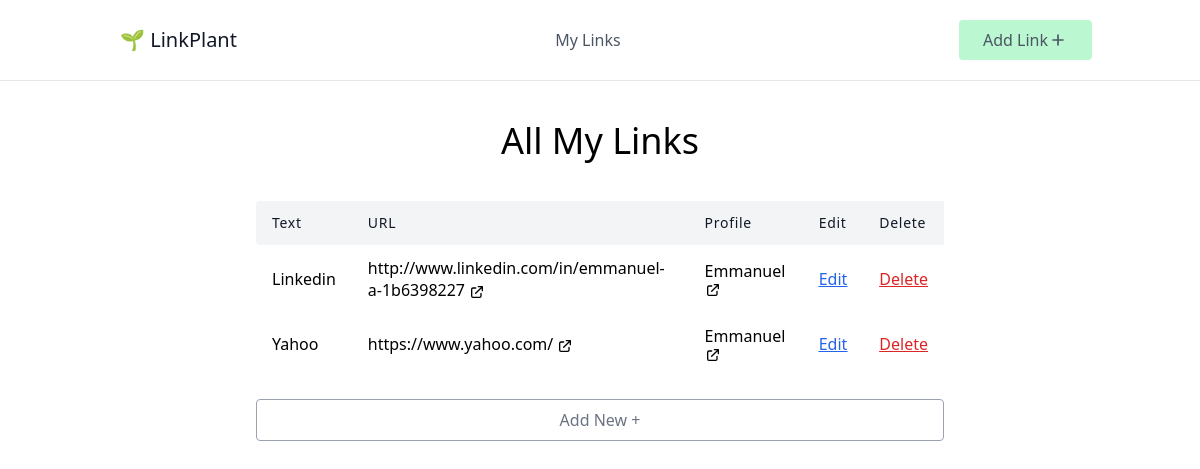
The app's page /, older data.
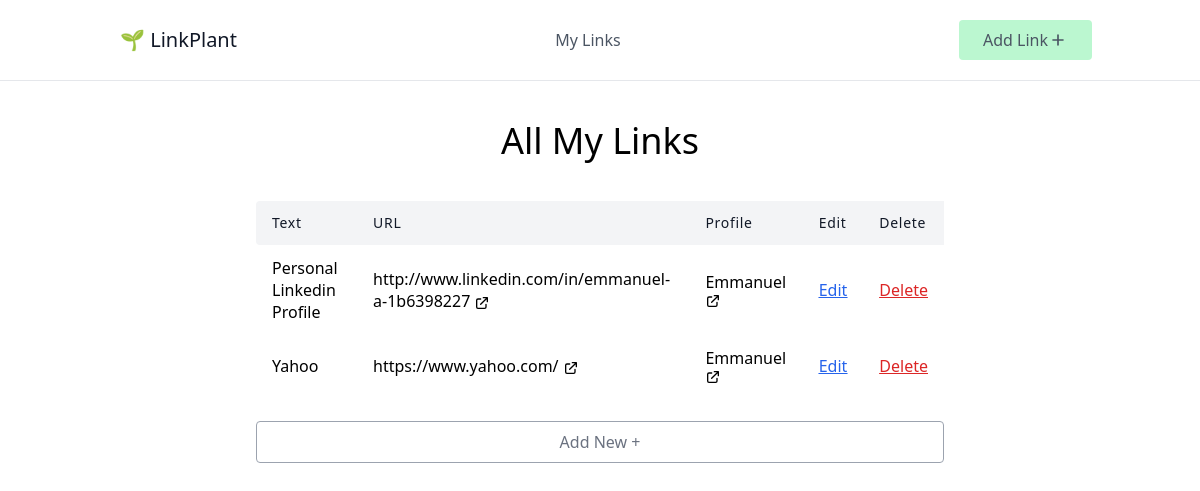
The same page, newer data.
### link_plant/models.py (models this page shows, shortened)
class Link(models.Model):
    text = models.CharField(max_length=100)
    url = models.URLField()
    profile = models.ForeignKey(Profile, on_delete=models.CASCADE, related_name="links")

class Profile(models.Model):
    BG_COLOR = (
        ('blue', 'Blue'),
        ('green', 'Green'),
        ('yellow', 'Yellow')
    )
    name = models.CharField(max_length=100)
    slug = models.SlugField(max_length=100)
    bg_color = models.CharField(max_length=50, choices=BG_COLOR)

### link_plant/views.py (the view)
# urls.py: path('', LinkListView.as_view(), name='link-list'),
class LinkListView(ListView):
    model = Link

### link_plant/templates/link_plant/link_list.html
{% extends 'link_plant/_base.html' %}
{% block content %}
<h1 class="text-4xl text-center mb-10">All My Links</h1>
<div class="w-full mx-auto overflow-auto">
    <table class="table-auto w-full text-left whitespace-no-wrap">
        <thead>
            <tr>
                <th class="px-4 py-3 title-font tracking-wider font-medium text-gray-900 text-sm bg-gray-100 rounded-tl rounded-bl">Text</th>
                <th class="px-4 py-3 title-font tracking-wider font-medium text-gray-900 text-sm bg-gray-100">URL</th>
                <th class="px-4 py-3 title-font tracking-wider font-medium text-gray-900 text-sm bg-gray-100">Profile</th>
                <th class="px-4 py-3 title-font tracking-wider font-medium text-gray-900 text-sm bg-gray-100">Edit</th>
                <th class="px-4 py-3 title-font tracking-wider font-medium text-gray-900 text-sm bg-gray-100">Delete</th>
            </tr>
        </thead>
        <tbody>
            {% for link in object_list %}
            <tr>
                <td class="px-4 py-3">{{link.text}}</td>
                <td class="px-4 py-3">
                    <a href="{{link.url}}" target="_blank">
                        {{link.url}}
                        <svg xmlns="http://www.w3.org/2000/svg" class="h-4 w-4 inline" fill="none" viewBox="0 0 24 24" stroke="currentColor" stroke-width="2">
                        <path stroke-linecap="round" stroke-linejoin="round" d="M10 6H6a2 2 0 00-2 2v10a2 2 0 002 2h10a2 2 0 002-2v-4M14 4h6m0 0v6m0-6L10 14" />
                        </svg>
                    </a>
                </td>
                <td class="px-4 py-3">
                    <a href="{% url 'profile' link.profile.slug %}" target="_blank">
                        {{link.profile.name}}
                        <svg xmlns="http://www.w3.org/2000/svg" class="h-4 w-4 inline" fill="none" viewBox="0 0 24 24" stroke="currentColor" stroke-width="2">
                        <path stroke-linecap="round" stroke-linejoin="round" d="M10 6H6a2 2 0 00-2 2v10a2 2 0 002 2h10a2 2 0 002-2v-4M14 4h6m0 0v6m0-6L10 14" />
                        </svg>
                    </a>
                </td>
                <td class="px-4 py-3 underline text-blue-600"><a href="{% url 'link-update' link.id %}">Edit</a></td>
                <td class="px-4 py-3 underline text-red-600"><a href="{% url 'link-delete' link.id %}">Delete</a></td>
            </tr>
        {% endfor %}
      </tbody>
    </table>
    <a href="{% url 'link-create' %}">
        <p class="mt-6 py-2 w-full border rounded border-gray-400 text-center text-gray-500 hover:cursor-pointer hover:bg-gray-100 hover:border-gray-500">
            Add New +
        </p>
    </a>
  </div>
{% endblock content %}

Row changes from the older to the newer data that the page shows:
changed Link "http://www.linkedin.com/in/emmanuel-a-1b6398227": text "Linkedin" → "Personal Linkedin Profile"
